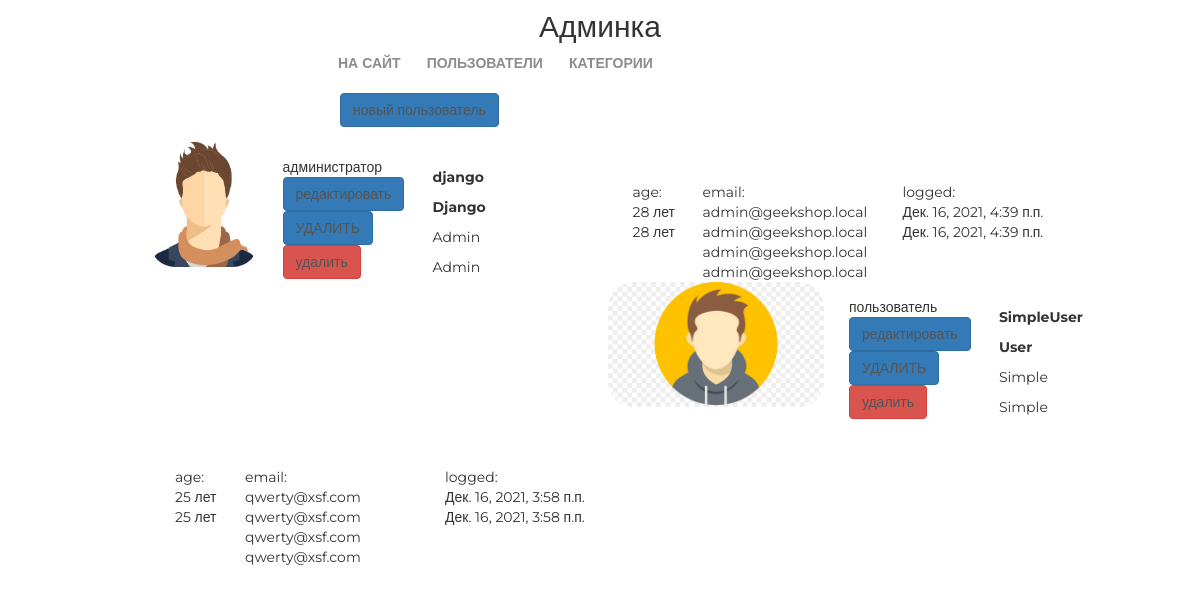
Before: /my/admin/ (signed in) with the older database file.
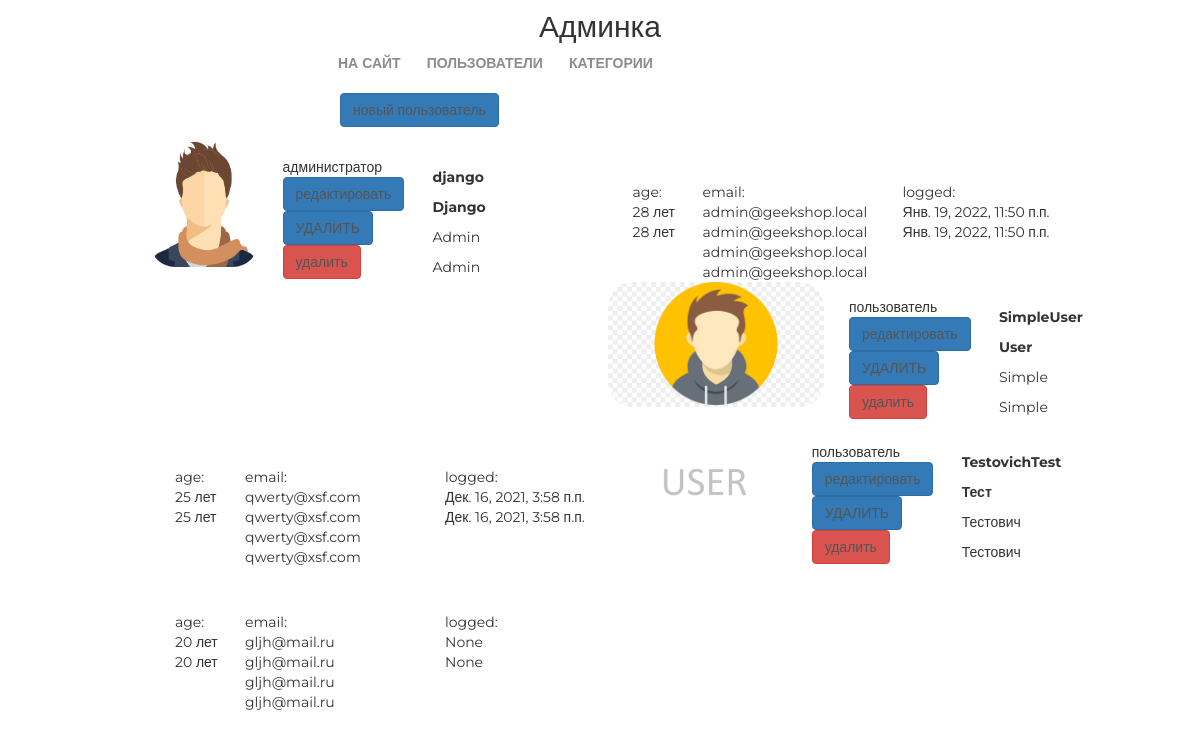
After: the same page with the newer database file.
### authapp/models.py (models this page shows)
class ShopUser(AbstractUser):
    age = models.PositiveSmallIntegerField(verbose_name='возраст', null=True, validators=[validate_date_of_birth])
    avatar = models.ImageField(upload_to='users_avatars', blank=True)

### adminapp/views.py (the view)
# urls.py: path('', adminapp.ShopUserList.as_view(), name='index'),
class ShopUserList(SuperUserOnlyMixin, PageTitleMixin, ListView):  # это заменяет контроллер индексной страницы админки
    model = ShopUser
    page_title = 'Все пользователи / Список'

### adminapp/views.py (called while the page is built)
    @method_decorator(user_passes_test(lambda x: x.is_superuser))
    def dispatch(self, request, *args, **kwargs):
        return super().dispatch(request, *args, **kwargs)

    def get_context_data(self, **kwargs):
        context = super().get_context_data(**kwargs)
        context['title'] = self.page_title
        return context

### adminapp/templates/authapp/shopuser_list.html
{% extends 'adminapp/base.html' %}
{% load static %}
{% block container %}
    <div class="users_list">
        <a href="{% url 'my_admin:user_create' %}" class="btn btn-primary new_user">
            новый пользователь
        </a>
        {% for shop_user in object_list %}
            <div class="user_record {% if not shop_user.is_active %}not_active{% endif %}">
                <img src="/media/{{ shop_user.avatar|default:'users_avatars/default.jpg' }}" alt="{{ shop_user.username }}">
                <div class="user_role">
                    {% if shop_user.is_superuser %}администратор{% else %}пользователь{% endif %}
                    <a href="{% url 'my_admin:user_update' shop_user.pk %}" class="btn btn-primary">
                        редактировать
                    </a>
                    <a href="{% url 'my_admin:user_delete_direct' shop_user.pk %}" class="btn  btn-primary">
                       УДАЛИТЬ
                    </a>
                    <a href="{% url 'my_admin:user_delete' shop_user.pk %}" class="btn btn-danger">
                        удалить
                    </a>
                </div>
                <div class="user_name">
                    <p><strong>{{ shop_user.username }}</strong></p>
                    <p>
                        {% if shop_user.first_name %}
                            <b>{{ shop_user.first_name|title }}</b>
                            {% if shop_user.last_name %}
                                <p>{{ shop_user.last_name|title }}</p>
                            {% endif %}
                        {% endif %}
                        <p>{{ shop_user.last_name|title }}</p>
                    </p>
                </div>
                <div class="user_age">
                    age:<br>
                    {{ shop_user.age }} лет <br>
                    {{ shop_user.age }} лет
                </div>
                <div class="user_email">
                    email:<br>
                    {{ shop_user.email }}<br>
                     {{ shop_user.email }}<br>
                     {{ shop_user.email }}<br>
                     {{ shop_user.email }}
                </div>
                <div class="user_lastlogin">
                    logged:<br>
                    {{ shop_user.last_login }}<br>
                    {{ shop_user.last_login }}
                </div><br>
            </div>
        {% endfor %}
    </div>
{% endblock %}

### adminapp/templates/adminapp/base.html (shortened to what this page needs)
<!DOCTYPE html>
{% load static %}
<html>
<head>
    {% block css %}
        <link rel="stylesheet" type="text/css" href="{% static 'css/bootstrap.min.css' %}">
        <link rel="stylesheet" type="text/css" href="{% static 'css/style_myadmin.css' %}">
        <link rel="stylesheet" href="{% static 'fonts/font-awesome/css/font-awesome.css' %}">
    {% endblock %}
</head>
<body>
<div class="admin_container">
    <div class="h2 text-center head">
        Админка
    </div>
    {% block menu %}
        <div class="admin_menu">
            {% include 'adminapp/includes/inc__menu.html' %}
        </div>
    {% endblock %}
    {% block container %}
    {% endblock %}
</div>
</body>
</html>

### adminapp/templates/adminapp/includes/inc__menu.html (shortened to what this page needs)
<ul class="menu">
    <li>
        <a href="{% url 'main:index' %}">на сайт</a>
    </li>
    <li>
        <a href="{% url 'my_admin:index' %}">пользователи</a>
    </li>
    <li>
        <a href="{% url 'my_admin:categories' %}">
            категории
        </a>
    </li>
</ul>

### static/css/style_myadmin.css (style rules this page uses)
* { margin: 0; padding: 0; }
body { font-family: 'Montserrat', sans-serif; }
html, body { height: 100%; }
.users_list { margin-left: 150px; }
.users_list a { color: #555; text-decoration: none; }
.users_list .new_user { margin-left: 190px; }
.user_record { height: 125px; margin: 15px auto; position: relative; }
.user_record img { display: block; float: left; height: 125px; border-radius: 25px; }
.user_record .user_name { display: block; float: left; margin-top: 15px; margin-left: 25px; width: 175px; }
.user_record .user_name p { margin: 10px auto; }
.user_record .user_email { display: block; float: left; margin-top: 40px; margin-left: 25px; width: 175px; }
.user_record .user_age { display: block; float: left; margin-top: 40px; margin-left: 25px; width: 45px; }
.user_record .user_role { display: block; float: left; margin-top: 15px; margin-left: 25px; width: 125px; }
.user_record .user_lastlogin { display: block; float: left; margin-top: 40px; margin-left: 25px; width: 175px; }
.admin_container .h2 { margin-top: 10px; }
.admin_menu { display: block; left: 15px; top: 20px; height: 40px; width: 100%; }
.admin_menu ul.menu { display: block; float: none; width: 550px; height: 50px; margin: auto; color: #555; }
.menu { list-style-type: none; margin-top: 67px; float: right; }
.menu li { float: left; }
.menu a { color: #8c8c8c; font-size: 14px; font-weight: 700; text-align: right; text-transform: uppercase; text-decoration: none; padding: 10px 13px; }

Changed rows visible on the page:
changed ShopUser "django": last_login "Дек. 16, 2021, 4:39 п.п." → "Янв. 19, 2022, 11:50 п.п."
added ShopUser: shows a picture, is_superuser "пользователь", username "TestovichTest", first_name "Тест", last_name "Тестович", age "20", email "gljh@mail.ru", last_login "None"
